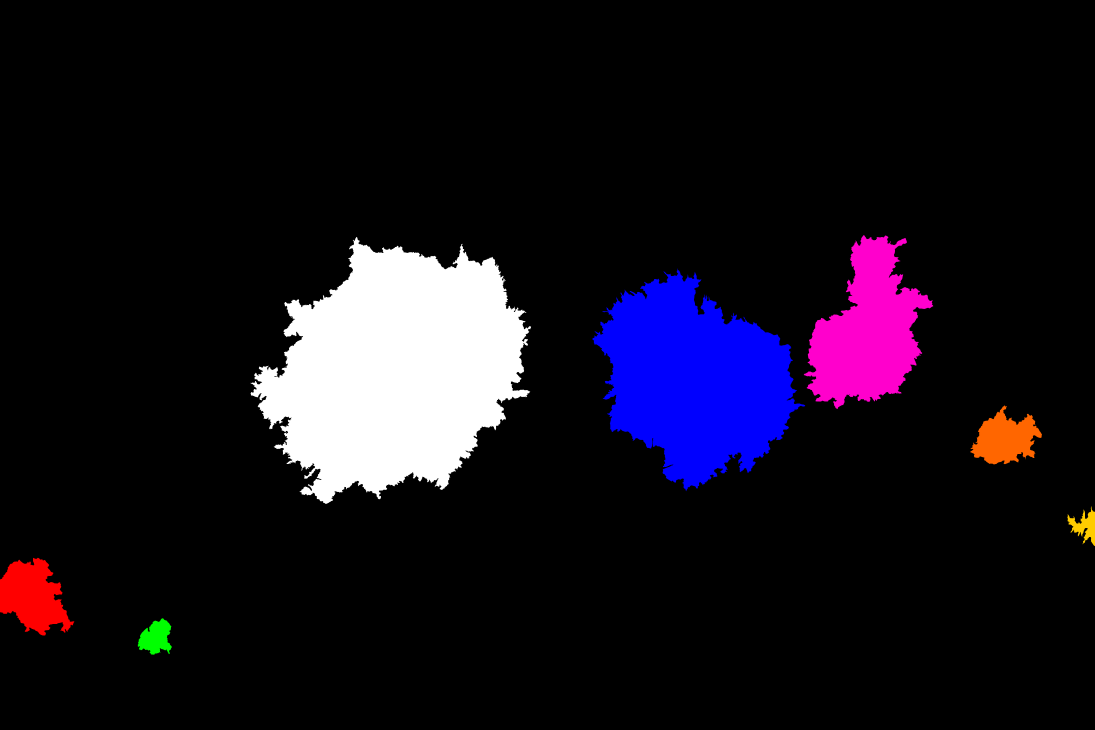
#> input picture MAX_0185_enhanced_final.png, 5472 x 3648 px, found by its file name (shown at 1/5 size)
$ jupyter execute ERC_bg_token.ipynb
#> lines starting #> are read from the running program, lines starting #| are printed output that depends on the picture; after the words box and inside, x2 and y2 are one past the last pixel; in counts of white or black regions, pixels touching at a corner belong together
<a href="https://colab.research.google.com/github/minjilee-purdue/erc_tree_semantic_segmentation_in_mlops/blob/main/ERC_bg_token.ipynb" target="_parent"></a>

[cell 1]
import re, json, requests
from pathlib import Path

def blob_to_raw(url: str) -> str:
    # Converts:
    # https://github.com/<user>/<repo>/blob/<branch>/<path>
    # -> https://raw.githubusercontent.com/<user>/<repo>/<branch>/<path>
    m = re.match(r"https?://github\.com/([^/]+)/([^/]+)/blob/([^/]+)/(.*)", url)
    if not m:
        return url
    user, repo, branch, path = m.group(1), m.group(2), m.group(3), m.group(4)
    return f"https://raw.githubusercontent.com/{user}/{repo}/{branch}/{path}"

def download(url: str, out_path: str, timeout=30):
    raw = blob_to_raw(url)
    r = requests.get(raw, timeout=timeout)
    if r.status_code != 200:
        raise RuntimeError(f"Download failed ({r.status_code}) for: {raw}")
    Path(out_path).parent.mkdir(parents=True, exist_ok=True)
    with open(out_path, "wb") as f:
        f.write(r.content)
    return out_path, raw, len(r.content)

# [38 lines left out: functions list_repo_root, guess_and_download, not called in this run]

[cell 2]
IMG_URL = "https://github.com/minjilee-purdue/erc_tree_semantic_segmentation_in_mlops/blob/main/MAX_0185_enhanced_final.jpg"
MSK_URL = "https://github.com/minjilee-purdue/erc_tree_semantic_segmentation_in_mlops/blob/main/MAX_0185_enhanced_final.png"

try:
    img_path, img_raw, img_bytes = download(IMG_URL, "/content/sample_image")
    msk_path, msk_raw, msk_bytes = download(MSK_URL, "/content/sample_mask")
    print("Downloaded OK:")
    print(" IMG:", img_raw, img_bytes, "bytes")
    print(" MSK:", msk_raw, msk_bytes, "bytes")
except Exception as e:
    print("Direct download failed:", e)
    print("Falling back to repo auto-guess...")
    img_raw, msk_raw, img_path, msk_path = guess_and_download(
        user="minjilee-purdue",
        repo="erc_tree_semantic_segmentation_in_mlops",
        branch="main"
    )
    print("Auto-selected:")
    print(" IMG:", img_raw)
    print(" MSK:", msk_raw)
    print(" Local paths:", img_path, msk_path)

[cell 3]
import numpy as np
from PIL import Image
import matplotlib.pyplot as plt

IMG_PATH = "/content/sample_image"
MSK_PATH = "/content/sample_mask"

# 1) Load RGB image
img = Image.open(IMG_PATH).convert("RGB")
#> img is the input picture: PIL image 5472x3648 RGB; mean R, G, B 21.2, 15.9, 27.3
img_np = np.array(img)
H, W = img_np.shape[:2]
#> H = 3648; W = 5472
print("Image shape:", img_np.shape)
#| Image shape: (3648, 5472, 3)

# 2) Load mask with multiple format fallbacks
def load_mask_any(path, target_hw):
    """
    Attempts to load a mask file that may be stored in different formats:
    - PNG/JPG (even if extension is .mask)
    - NumPy array
    - Raw binary (uint8 / uint16 / uint32)
    Returns a binary mask resized to target_hw.
    """
#> called with path = '/content/sample_mask', target_hw = (3648, 5472)
    H, W = target_hw

    # (A) Try loading via PIL
    try:
        m = Image.open(path)
        m_np = np.array(m)
        if m_np.ndim == 3:
            m_np = m_np[..., 0]
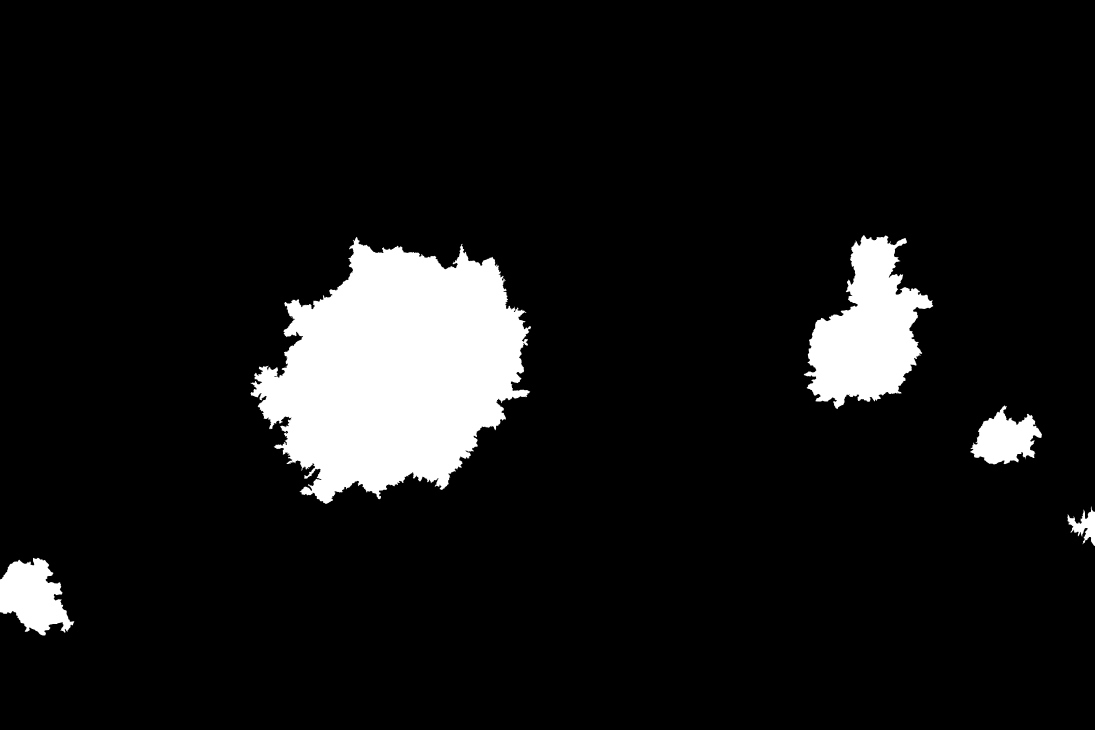
#> m_np: shape (3648, 5472) (shown at 1/5 size); min 0, max 255, mean 21.2
        if m_np.shape[:2] != (H, W):
            m_np = np.array(
                Image.fromarray(m_np).resize((W, H), resample=Image.NEAREST)
            )
        return (m_np > 0).astype(np.uint8), "PIL"
    except:
        pass

    # (B) Check if NumPy format
    with open(path, "rb") as f:
        if f.read(6).startswith(b"\x93NUMPY"):
            arr = np.load(path)
            if arr.shape != (H, W):
                arr = np.array(
                    Image.fromarray(arr.astype(np.uint8)).resize((W, H), Image.NEAREST)
                )
            return (arr > 0).astype(np.uint8), "NPY"

    # (C) Raw binary fallback
    data = np.fromfile(path, dtype=np.uint8)
    if data.size == H * W:
        return data.reshape(H, W), "RAW_uint8"

    raise RuntimeError("Unknown mask format")

mask_np, mask_mode = load_mask_any(MSK_PATH, (H, W))
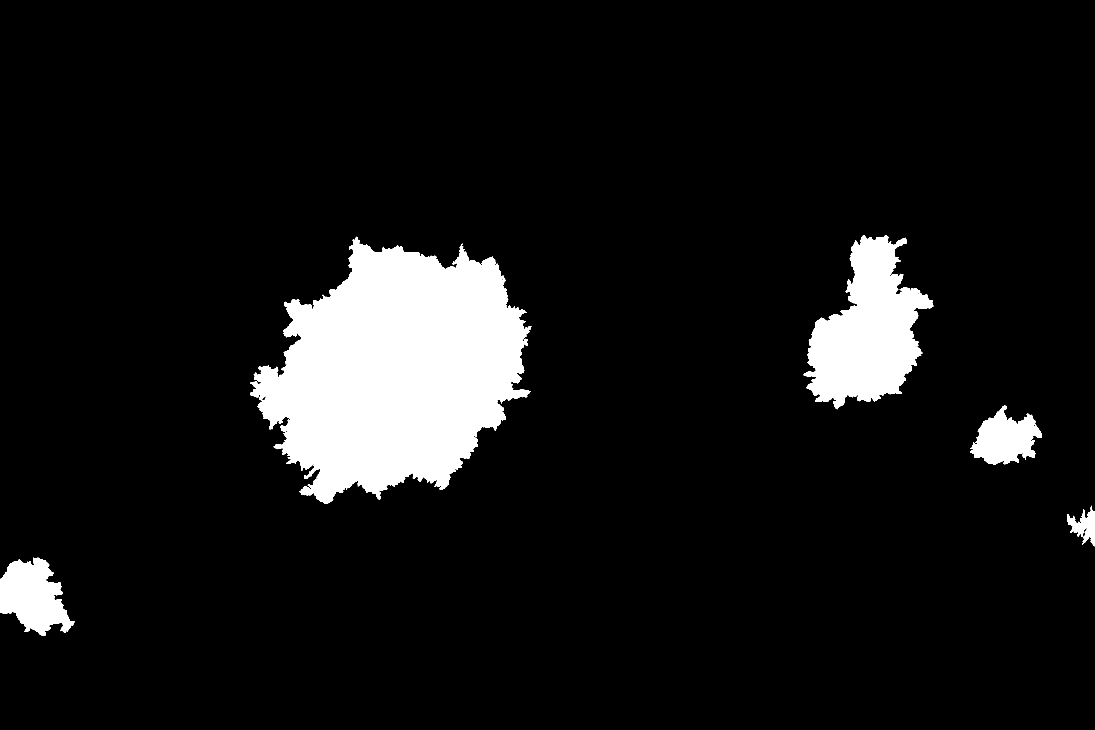
#> mask_np: shape (3648, 5472) (shown at 1/5 size); values 0 (black) and 1 (white), 8.4% white; 5 white regions, box (x1, y1, x2, y2) and area: (1251, 1184, 2656, 2520) 1199640, (4018, 1175, 4666, 2046) 310953, (0, 2789, 372, 3178) 89405, (4850, 2027, 5210, 2322) 61498, (5336, 2529, 5472, 2731) 12003
#> mask_mode = 'PIL'
print("Mask loaded using:", mask_mode)
#| Mask loaded using: PIL

# 3) Visualize image + mask overlay
plt.figure(figsize=(6, 6))
plt.imshow(img_np)
plt.imshow(mask_np, alpha=0.35)
plt.title("Image–Mask Overlay")
plt.axis("off")
plt.show()
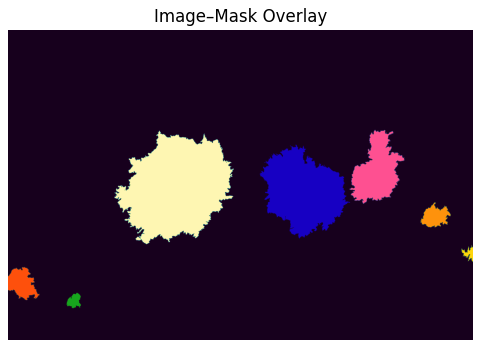
#> figure drawn by matplotlib, 1 panel

$ run again, with MAX_0087_enhanced_final.png copied over MAX_0185_enhanced_final.png
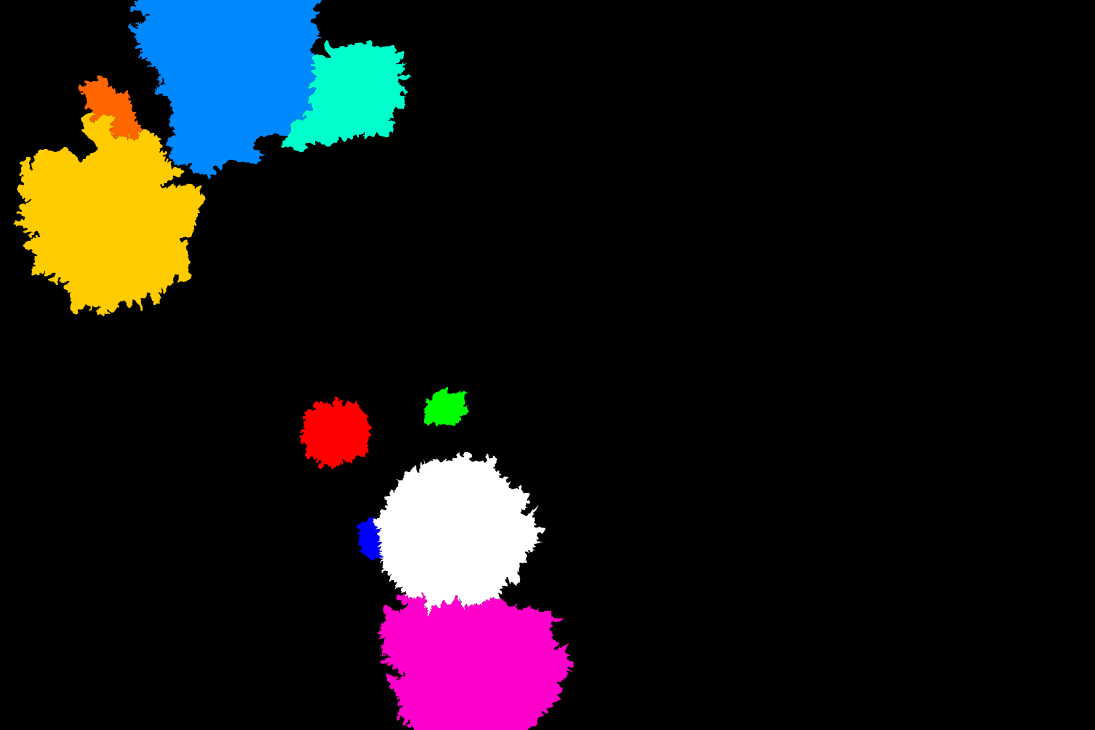
#> input picture MAX_0087_enhanced_final.png, 5472 x 3648 px, found by its file name (shown at 1/5 size)
#> img is the input picture: PIL image 5472x3648 RGB; mean R, G, B 22.2, 19.8, 21.3
#| Image shape: (3648, 5472, 3)
#> `mask_np, mask_mode = load_mask_any(MSK_PATH, (H, W))`:
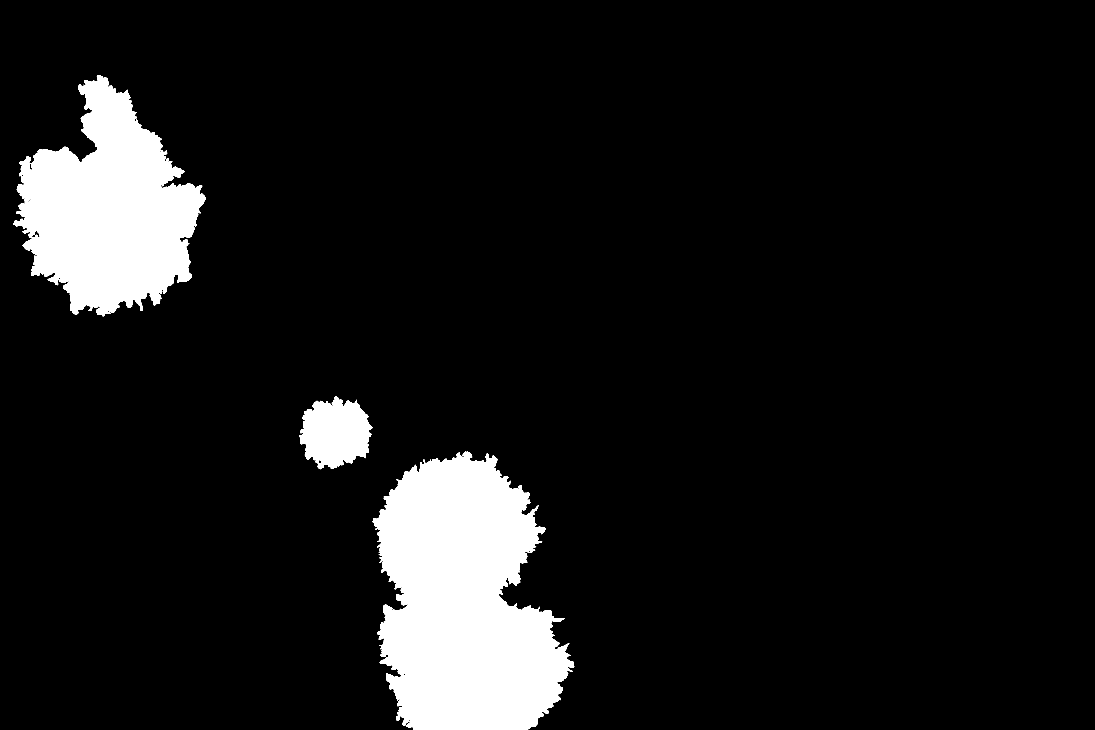
#> mask_np: shape (3648, 5472) (shown at 1/5 size); values 0 (black) and 1 (white), 8.8% white; 3 white regions, box (x1, y1, x2, y2) and area: (1863, 2258, 2871, 3648) 983579, (67, 377, 1029, 1581) 673358, (1498, 1983, 1862, 2346) 92412
#> mask_mode = 'PIL'
#| Mask loaded using: PIL
#> `plt.show()`:
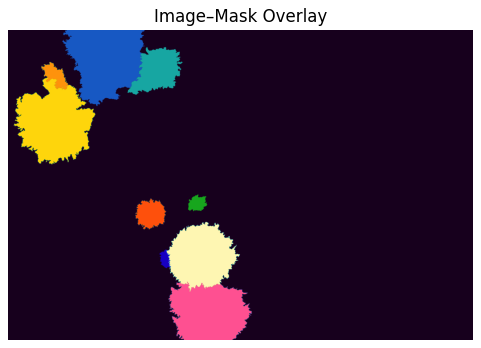
#> figure drawn by matplotlib, 1 panel

$ run again, with MAX_0482_enhanced_final.png copied over MAX_0185_enhanced_final.png
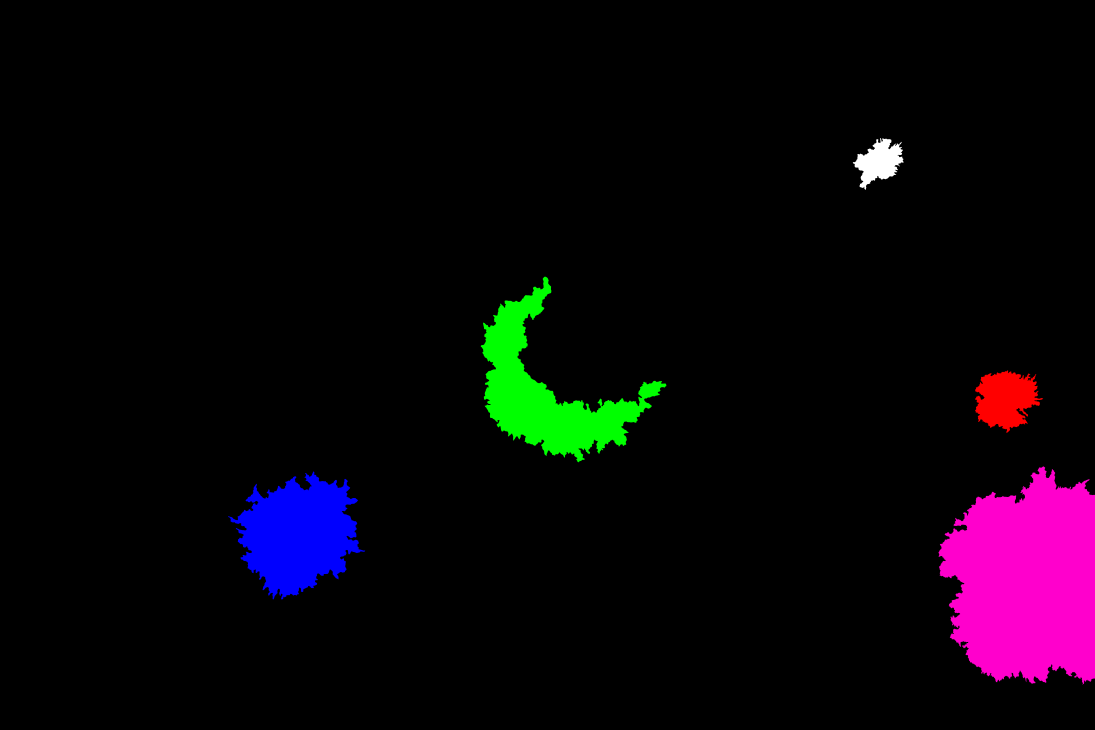
#> input picture MAX_0482_enhanced_final.png, 5472 x 3648 px, found by its file name (shown at 1/5 size)
#> img is the input picture: PIL image 5472x3648 RGB; mean R, G, B 9.5, 4, 10.3
#| Image shape: (3648, 5472, 3)
#> `mask_np, mask_mode = load_mask_any(MSK_PATH, (H, W))`:
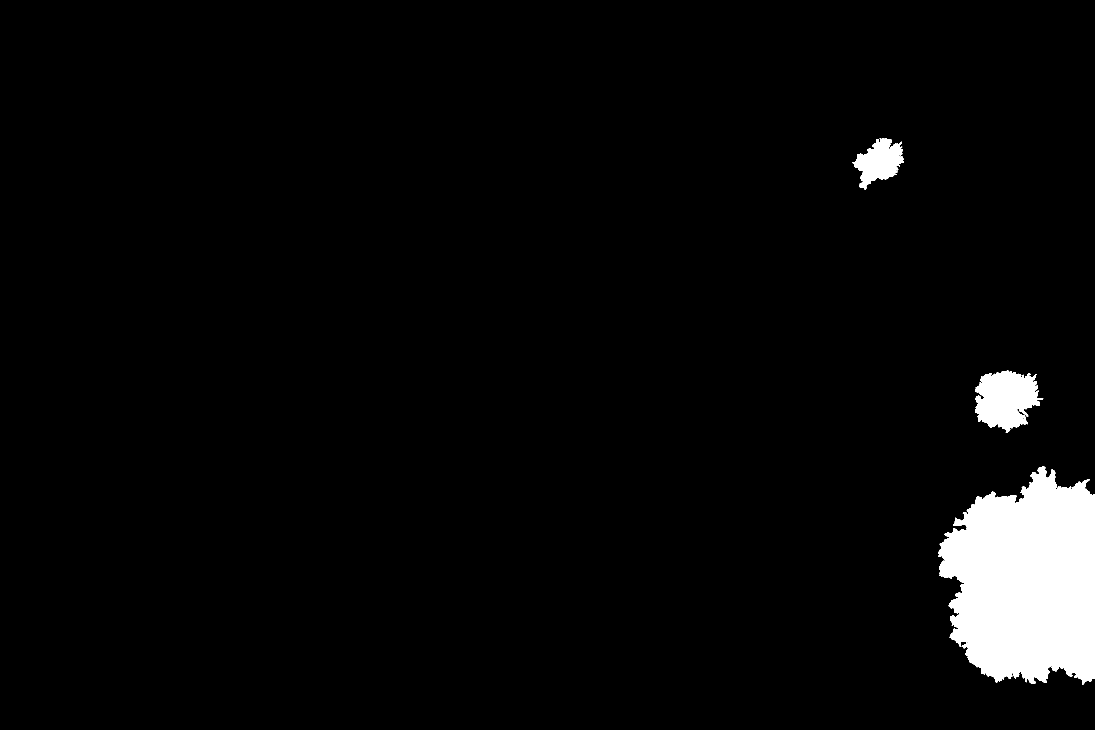
#> mask_np: shape (3648, 5472) (shown at 1/5 size); values 0 (black) and 1 (white), 3.7% white; 3 white regions, box (x1, y1, x2, y2) and area: (4692, 2331, 5472, 3423) 642441, (4875, 1852, 5216, 2163) 69239, (4263, 690, 4518, 949) 35562
#> mask_mode = 'PIL'
#| Mask loaded using: PIL
#> `plt.show()`:
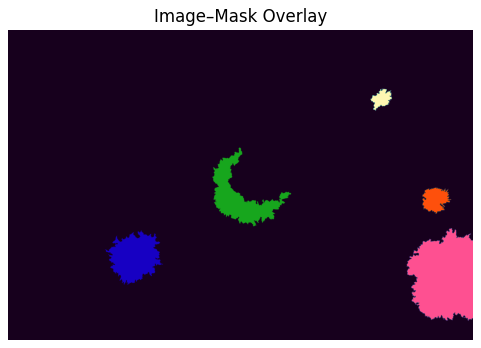
#> figure drawn by matplotlib, 1 panel

$ run again, with MAX_0520_enhanced_final.png copied over MAX_0185_enhanced_final.png
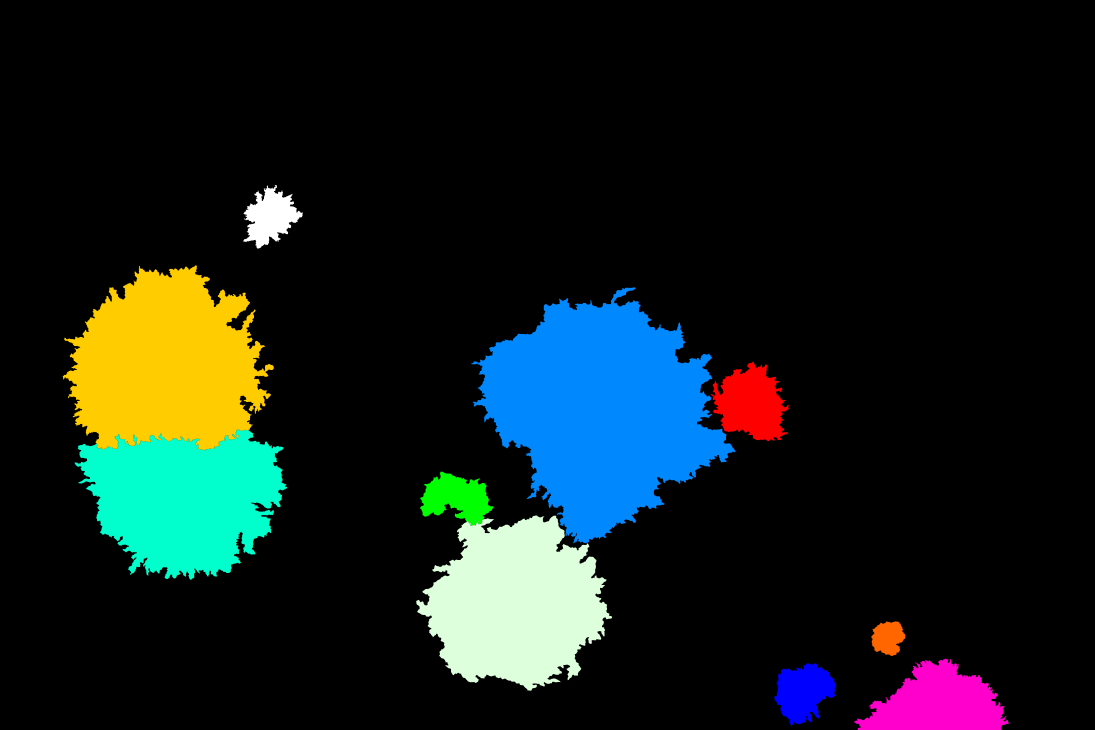
#> input picture MAX_0520_enhanced_final.png, 5472 x 3648 px, found by its file name (shown at 1/5 size)
#> img is the input picture: PIL image 5472x3648 RGB; mean R, G, B 19.2, 29.1, 27.3
#| Image shape: (3648, 5472, 3)
#> `mask_np, mask_mode = load_mask_any(MSK_PATH, (H, W))`:
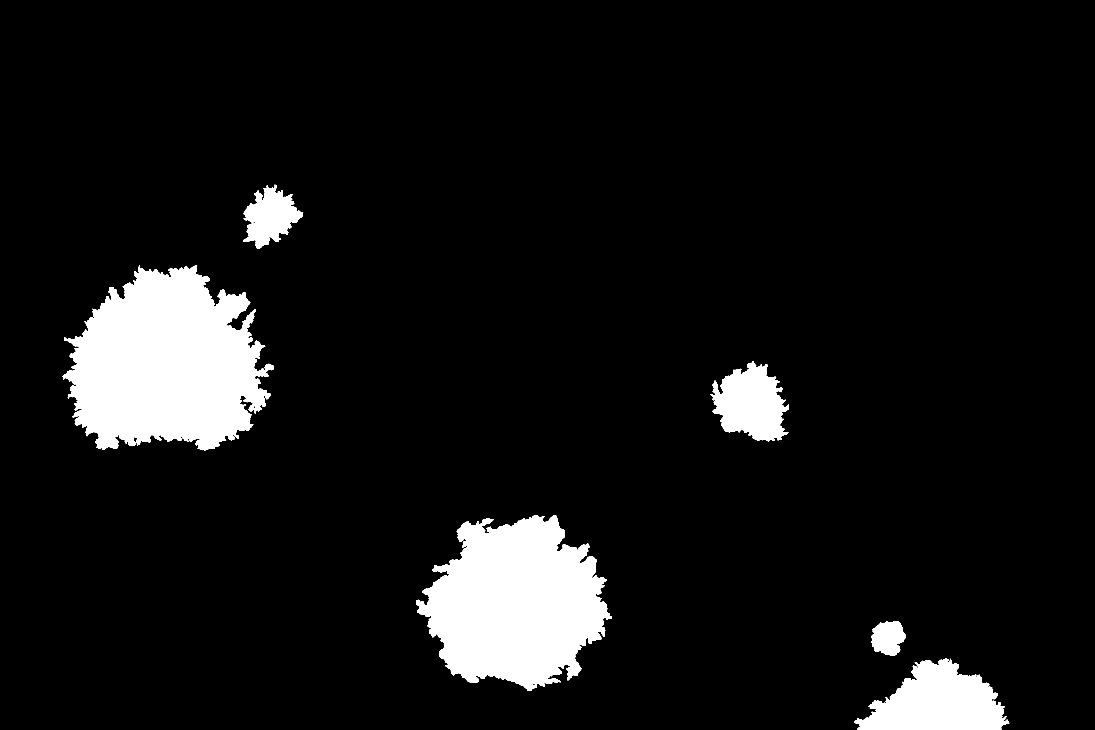
#> mask_np: shape (3648, 5472) (shown at 1/5 size); values 0 (black) and 1 (white), 8% white; 6 white regions, box (x1, y1, x2, y2) and area: (313, 1327, 1369, 2252) 674019, (2081, 2577, 3060, 3454) 575021, (4270, 3293, 5046, 3648) 168878, (3551, 1806, 3945, 2206) 99527, (1215, 924, 1516, 1244) 52625, (4355, 3105, 4527, 3280) 21721
#> mask_mode = 'PIL'
#| Mask loaded using: PIL
#> `plt.show()`:
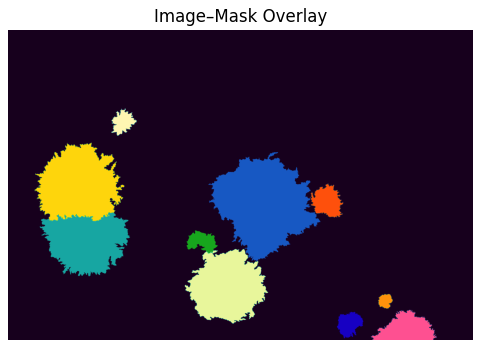
#> figure drawn by matplotlib, 1 panel
